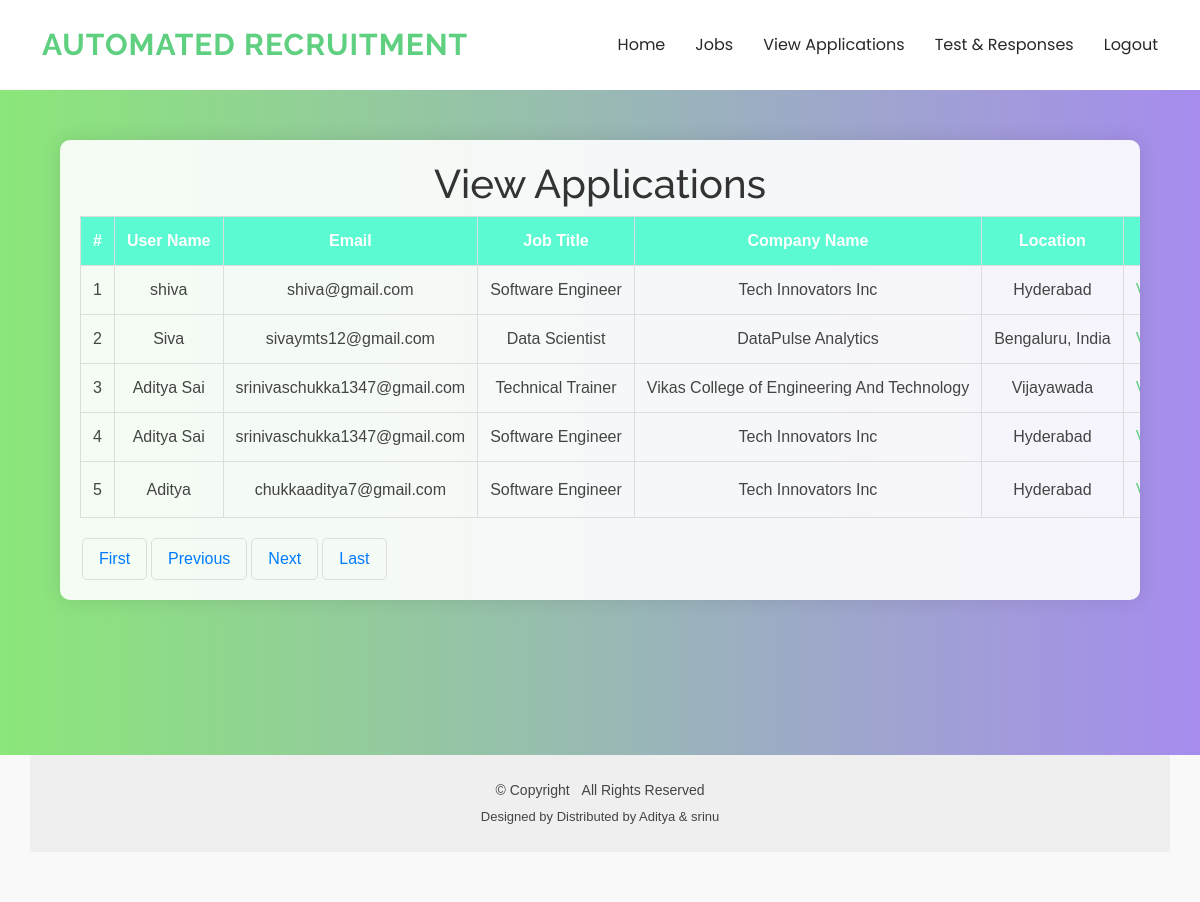
Page /viewjobapplications/ (signed in) on the committed database.
### app/models.py (models this page shows, shortened)
class ApplyJob(models.Model):
    jobid = models.ForeignKey(UploadJob, on_delete=models.CASCADE)
    user_id = models.ForeignKey(UserModel, on_delete=models.CASCADE)
    jobappliedat = models.DateTimeField(auto_now_add=True)
    jobstatus = models.CharField(max_length=100, default="Applied")
    resume = models.FileField(upload_to=os.path.join('static/assets', 'Resume'))
    phone = models.IntegerField(null=True)
    textquestion = models.TextField(null=True)
    answer = models.TextField(null=True)
    class Meta:
        db_table = "ApplyJob"  # Specify the table name in the database

class UserModel(models.Model):
    username = models.CharField(max_length=255, unique=True)
    email = models.EmailField(max_length=255, unique=True)
    password = models.CharField(max_length=255)
    class Meta:
        db_table = "UserModel"  # Specify the table name in the database

class UploadJob(models.Model):
    companyname = models.CharField(max_length=100)
    jobtitle = models.CharField(max_length=100)
    jobdescription = models.TextField()
    joblocation = models.CharField(max_length=100)
    salary = models.IntegerField()
    skills = models.TextField()
    job_category = models.CharField(max_length=100, null=True)
    jobcreatedat = models.DateTimeField(auto_now_add=True)
    image = models.FileField(upload_to=os.path.join('static/assets', 'Jobs'))
    jobstatus = models.CharField(max_length=100, default="Active")
    class Meta:
        db_table = "UploadJob"  # Specify the table name in the database

### app/views.py (the view)
# urls.py: path('viewjobapplications/', views.viewjobapplications, name='viewjobapplications'),
def viewjobapplications(request):
    login = request.session['login']
    data = ApplyJob.objects.all()
    return render(request, 'viewjobapplications.html', {'login': login, 'data': data})

### templates/viewjobapplications.html (shortened to what this page needs)
{% extends "home.html" %}
{% block content %}
<head>
</head>
<body>
<div class="containr">
    <h1>View Applications</h1>
    <table>
        <thead>
            <tr>
                <th>#</th>
                <th>User Name</th>
                <th>Email</th>
                <th>Job Title</td>
                <th>Company Name</th>
                <th>Location</th>
                <th>Resume</th>
            </tr>
        </thead>
        <tbody>
            {% for i in data %}
                <tr>
                    <td>{{ forloop.counter }}</td>
                    <td>{{ i.user_id.username }}</td>
                    <td>{{ i.user_id.email }}</td>
                    <td>{{ i.jobid.jobtitle }}</td>
                    <td>{{ i.jobid.companyname }}</td>
                    <td>{{i.jobid.joblocation}}</td>
                    <td><a href="/{{ i.resume }}" target="_blank">View Resume</a></td>
                </tr>
            {% empty %}
                <tr>
                    <td colspan="8" class="no-records">No Data Available.</td>
                </tr>
            {% endfor %}
        </tbody>
    </table>
    <div class="pagination">
        <a href="?page=1">First</a>
        <a href="?page={% if data.number > 1 %}{{ data.previous_page_number }}{% else %}1{% endif %}">Previous</a>
        <a href="?page={% if data.number < data.paginator.num_pages %}{{ data.next_page_number }}{% else %}{{ data.paginator.num_pages }}{% endif %}">Next</a>
        <a href="?page={{ data.paginator.num_pages }}">Last</a>
    </div>
</div>
{% endblock %}

### templates/viewjobapplications.html (style rules this page uses)
body { font-family: Arial, sans-serif; background-image: linear-gradient(to right,rgb(139, 231, 121),rgb(166, 140, 238)); background-size: cover; margin: 0; padding: 0; }
.containr { width: 90%; max-width: 1200px; margin: 50px auto; background-color: rgba(255, 255, 255, 0.9); padding: 20px; border-radius: 10px; box-shadow: 0px 0px 20px rgba(0, 0, 0, 0.1); overflow-x: auto; margin-bottom: 155px; }
table { width: 100%; border-collapse: collapse; margin-bottom: 20px; overflow-x: auto; }
th, td { white-space: nowrap; }
h1 { text-align: center; color: #333; }
table { width: 100%; border-collapse: collapse; margin-bottom: 20px; }
table, th, td { border: 1px solid #ddd; }
th, td { padding: 12px; text-align: center; }
th { background-color:rgb(92, 250, 210); color: white; }
.pagination { text-align: center; margin-top: 10px; }
.pagination a { color: #007bff; padding: 8px 16px; text-decoration: none; border: 1px solid #ddd; margin: 0 2px; border-radius: 5px; }

### rows in the picture
ApplyJob: user_id.username "shiva", user_id.email "shiva@gmail.com", jobid.jobtitle "Software Engineer", jobid.companyname "Tech Innovators Inc", jobid.joblocation "Hyderabad"
ApplyJob: user_id.username "Siva", user_id.email "sivaymts12@gmail.com", jobid.jobtitle "Data Scientist", jobid.companyname "DataPulse Analytics", jobid.joblocation "Bengaluru, India"
ApplyJob: user_id.username "Aditya Sai", user_id.email "srinivaschukka1347@gmail.com", jobid.jobtitle "Technical Trainer", jobid.companyname "Vikas College of Engineering And Technology", jobid.joblocation "Vijayawada"
ApplyJob: user_id.username "Aditya Sai", user_id.email "srinivaschukka1347@gmail.com", jobid.jobtitle "Software Engineer", jobid.companyname "Tech Innovators Inc", jobid.joblocation "Hyderabad"
ApplyJob: user_id.username "Aditya", user_id.email "chukkaaditya7@gmail.com", jobid.jobtitle "Software Engineer", jobid.companyname "Tech Innovators Inc", jobid.joblocation "Hyderabad"
